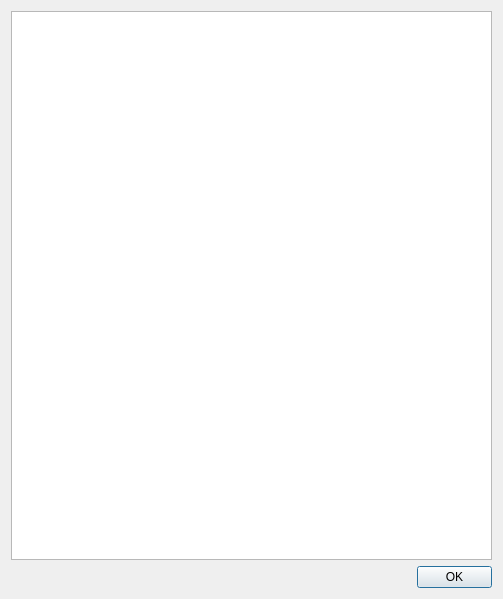
<?xml version="1.0" encoding="UTF-8"?>
<ui version="4.0">
 <class>header</class>
 <widget class="QDialog" name="header">
  <property name="geometry">
   <rect>
    <x>0</x>
    <y>0</y>
    <width>503</width>
    <height>599</height>
   </rect>
  </property>
  <property name="windowTitle">
   <string>Header</string>
  </property>
  <property name="modal">
   <bool>false</bool>
  </property>
  <layout class="QVBoxLayout" name="verticalLayout">
   <item>
    <widget class="QListWidget" name="cardlist"/>
   </item>
   <item alignment="Qt::AlignRight">
    <widget class="QPushButton" name="okbutton">
     <property name="maximumSize">
      <size>
       <width>75</width>
       <height>16777215</height>
      </size>
     </property>
     <property name="text">
      <string>OK</string>
     </property>
    </widget>
   </item>
  </layout>
 </widget>
 <resources/>
 <connections/>
</ui>
